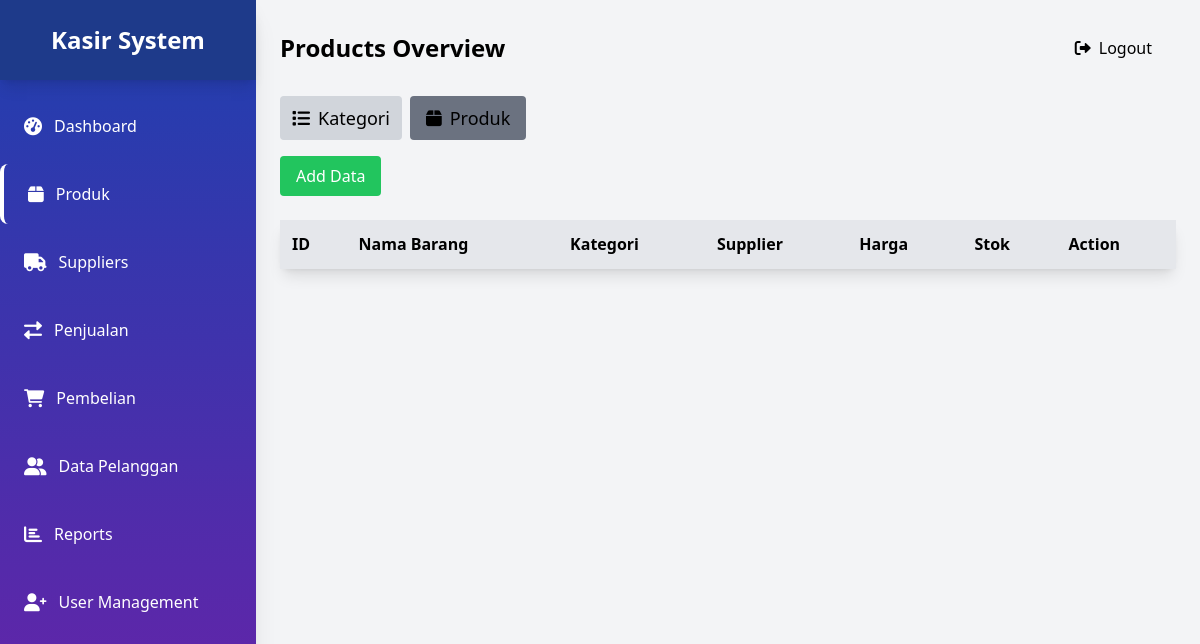
The page /public/barang.php (signed in) on the database as committed earlier.
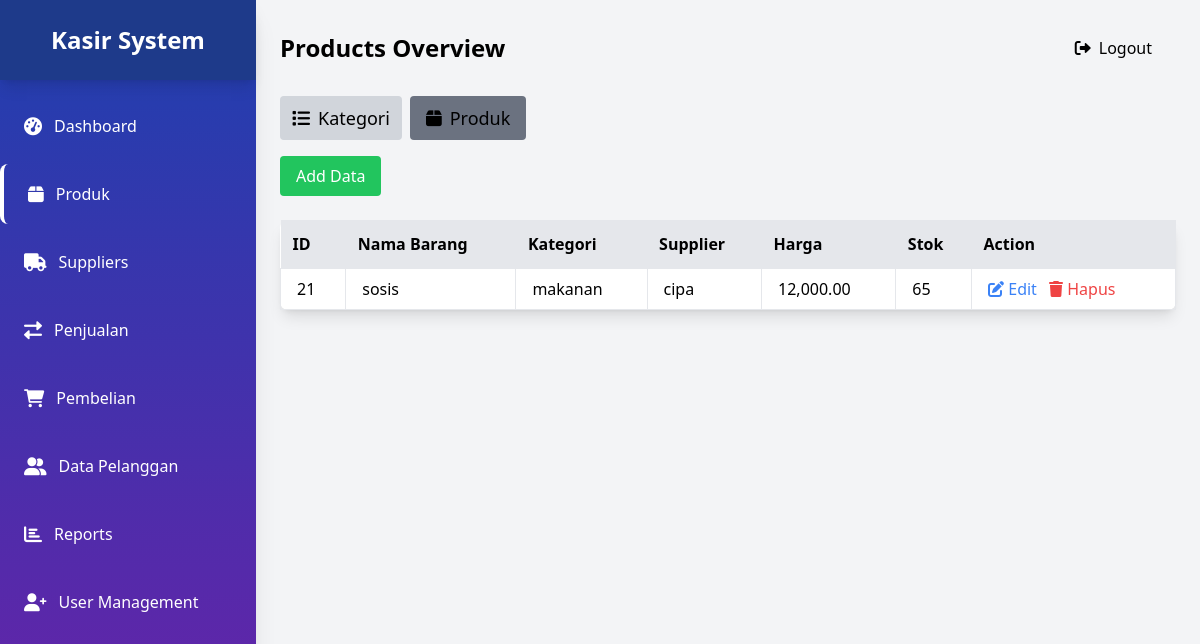
The same page on the database as committed later.
### tables this page shows
CREATE TABLE `produk` (
  `id_produk` int(11) NOT NULL,
  `nama_produk` varchar(255) DEFAULT NULL,
  `id_kategori` int(11) DEFAULT NULL,
  `id_supplier` int(11) NOT NULL,
  `harga` decimal(10,2) NOT NULL,
  `stok` int(11) DEFAULT 0
);

CREATE TABLE `kategori` (
  `id_kategori` int(11) NOT NULL,
  `nama_kategori` varchar(100) NOT NULL,
  `deskripsi` text DEFAULT NULL
);

CREATE TABLE `supplier` (
  `id_supplier` int(11) NOT NULL,
  `nama_supplier` varchar(255) NOT NULL,
  `kontak` varchar(50) NOT NULL,
  `alamat` text NOT NULL
);

### public/barang.php (the view, shortened to what the changed rows need)
<?php
$db = require_once __DIR__ . '/../app/koneksi.php';
$produk_query = $db->query("
    SELECT p.id_produk, p.nama_produk, k.nama_kategori, s.nama_supplier, p.harga, p.stok
    FROM produk p
    JOIN kategori k ON p.id_kategori = k.id_kategori
    JOIN supplier s ON p.id_supplier = s.id_supplier
");
$produks = $produk_query->fetchAll(PDO::FETCH_ASSOC);
?>
<!DOCTYPE html>
<html lang="id">
<head>
    <script src="https://cdn.tailwindcss.com"></script>
    <link href="https://cdnjs.cloudflare.com/ajax/libs/font-awesome/6.0.0/css/all.min.css" rel="stylesheet">
</head>
<body class="bg-gray-100 flex">
    <div class="w-64 h-screen bg-gradient-to-b from-blue-800 to-purple-800 shadow-xl fixed">
        <div class="flex items-center justify-center h-20 bg-blue-900 shadow-lg">
            <h1 class="text-white text-2xl font-bold">Kasir System</h1>
        </div>
    </div>
</body>
<div class="ml-64 flex-1 p-6">
    <div class="flex justify-between items-center mb-6">
        <h1 class="text-2xl font-bold">Products Overview</h1>
    </div>
    <table class="min-w-full bg-white rounded-lg shadow-lg mb-4">
        <thead>
            <tr class="bg-gray-200">
                <th class="p-3 border-b text-left">ID</th>
                <th class="p-3 border-b text-left">Nama Barang</th>
                <th class="p-3 border-b text-left">Kategori</th>
                <th class="p-3 border-b text-left">Supplier</th>
                <th class="p-3 border-b text-left">Harga</th>
                <th class="p-3 border-b text-left">Stok</th>
                <th class="p-3 border-b text-left">Action</th>
            </tr>
        </thead>
        <tbody>
            <?php foreach ($produks as $produk): ?>
                <tr>
                    <td class="border px-4 py-2"><?= $produk['id_produk'] ?></td>
                    <td class="border px-4 py-2"><?= $produk['nama_produk'] ?></td>
                    <td class="border px-4 py-2"><?= $produk['nama_kategori'] ?></td>
                    <td class="border px-4 py-2"><?= $produk['nama_supplier'] ?></td>
                    <td class="border px-4 py-2"><?= number_format($produk['harga'], 2) ?></td>
                    <td class="border px-4 py-2"><?= $produk['stok'] ?></td>
                    <td class="border px-4 py-2">
                        <a href="barang.php?action=edit&id_produk=<?= $produk['id_produk'] ?>" class="text-blue-500">
                            <i class="fas fa-edit"></i> Edit
                        </a>
                        <a href="#" class="text-red-500 ml-2" onclick="return confirmDelete(<?= $produk['id_produk'] ?>);">
                            <i class="fas fa-trash"></i> Hapus
                        </a>
                    </td>
                </tr>
            <?php endforeach; ?>
        </tbody>
    </table>
</div>
</body>
</html>

Rows that differ between the two databases and show on the page:
added produk: id_produk "21", nama_produk "sosis", id_kategori.nama_kategori "makanan", id_supplier.nama_supplier "cipa", harga "12,000.00", stok "65"
